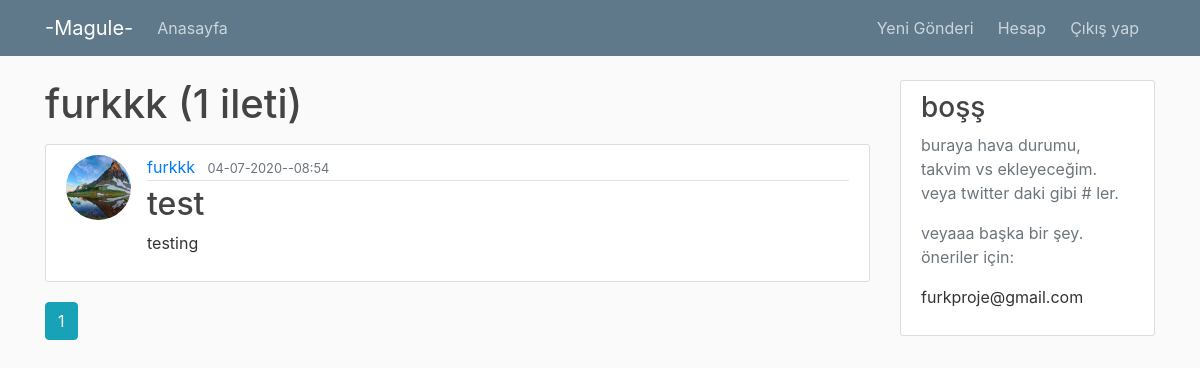
Page /user/furkkk (signed in) on the committed database.
### flaskblog/models.py (models this page shows, shortened)
class User(db.Model, UserMixin):
	id = db.Column(db.Integer, primary_key=True) #primary_key=true a uniqie id for user.....
	username = db.Column(db.String(20), unique=True, nullable=False) #string 20 olmasinin nedeni max username.. uniqie olmasi da abvious zati... nulable=false da null olmasini engeller usernamin
	email = db.Column(db.String(120), unique=True, nullable=False)
	image_file = db.Column(db.String(20), nullable=False, default="default.jpg")
	password = db.Column(db.String(60), nullable=False)
	posts = db.relationship('Post', backref='author', lazy=True) #check again

class Post(db.Model):
	id = db.Column(db.Integer, primary_key=True)
	title = db.Column(db.String(100), nullable=False)
	date_posted = db.Column(db.DateTime, nullable=False, default=datetime.utcnow)
	content = db.Column(db.Text, nullable=False)
	user_id = db.Column(db.Integer, db.ForeignKey('user.id'), nullable=False) #check again

### flaskblog/users/routes.py (the view)
@users.route("/user/<string:username>")
def user_posts(username):
    page = request.args.get('page', 1, type=int) #istenilen sayfayi almak...type page number oluy yani birisi int den baska birsey girerese error.1 = default first page
    user = User.query.filter_by(username=username).first_or_404()
    posts = Post.query.filter_by(author=user)\
    	.order_by(Post.date_posted.desc())\
    	.paginate(page=page, per_page=5)  #database den tum postlari al... page=page ile secilen page i query e  pass ediyoruk
    return render_template('user_posts.html', posts=posts, user=user) #passing in post to that template by doing posts=posts. and passing in user to that template by doing user=user

### flaskblog/models.py (called while the page is built)
@login_manager.user_loader
def load_user(user_id):
	return User.query.get(int(user_id))

### flaskblog/templates/user_posts.html
{% extends "layout.html" %}
{% block content %}
	<h1 class="mb-3">{{ user.username }} ({{ posts.total }} ileti)</h1>
	{% for post in posts.items %}
		<article class="media content-section">
		  <img class="rounded-circle article-img" src="{{ url_for('static', filename='profile_pics/' + post.author.image_file) }}">
		  <div class="media-body">
		    <div class="article-metadata">
		      <a class="mr-2" href="{{ url_for('users.user_posts', username=post.author.username) }}">{{ post.author.username }}</a>
		      <small class="text-muted">{{ post.date_posted.strftime('%d-%m-%Y--%H:%M') }}</small>
		    </div>
		    <h2><a class="article-title" href="{{ url_for('posts.post', post_id=post.id) }}">{{ post.title }}</a></h2>
		    <p class="article-content">{{ post.content }}</p>
		  </div>
		</article>
	{% endfor %}
	{% for page_num in posts.iter_pages(left_edge=1, right_edge=1, left_current=1, right_current=2) %}
		{% if page_num %}
			{% if posts.page == page_num %}
				<a class="btn btn-info mb-4" href="{{ url_for('users.user_posts', username=user.username, page=page_num) }}"> {{ page_num }}</a>
			{% else %}
				<a class="btn btn-outline-info mb-4" href="{{ url_for('users.user_posts', username=user.username, page=page_num) }}"> {{ page_num }}</a>
			{% endif %}
		{% else %}
		  ...
		{% endif %}
	{% endfor %}
{% endblock content %}

### flaskblog/static/main.css (style rules this page uses)
body { background: #fafafa; color: #333333; margin-top: 5rem; }
h1, h2, h3, h4, h5, h6 { color: #444444; }
.content-section { background: #ffffff; padding: 10px 20px; border: 1px solid #dddddd; border-radius: 3px; margin-bottom: 20px; }
.article-title { color: #444444; }
.article-content { white-space: pre-line; }
.article-img { height: 65px; width: 65px; margin-right: 16px; }
.article-metadata { padding-bottom: 1px; margin-bottom: 4px; border-bottom: 1px solid #e3e3e3 }

### rows in the picture
User: username "furkkk"
Post: image_file (picture), author.username "furkkk", date_posted "04-07-2020--08:54", title "test", content "testing"

### other values in the picture
{{ posts.total }} "1"
{{ page_num }} "1"
